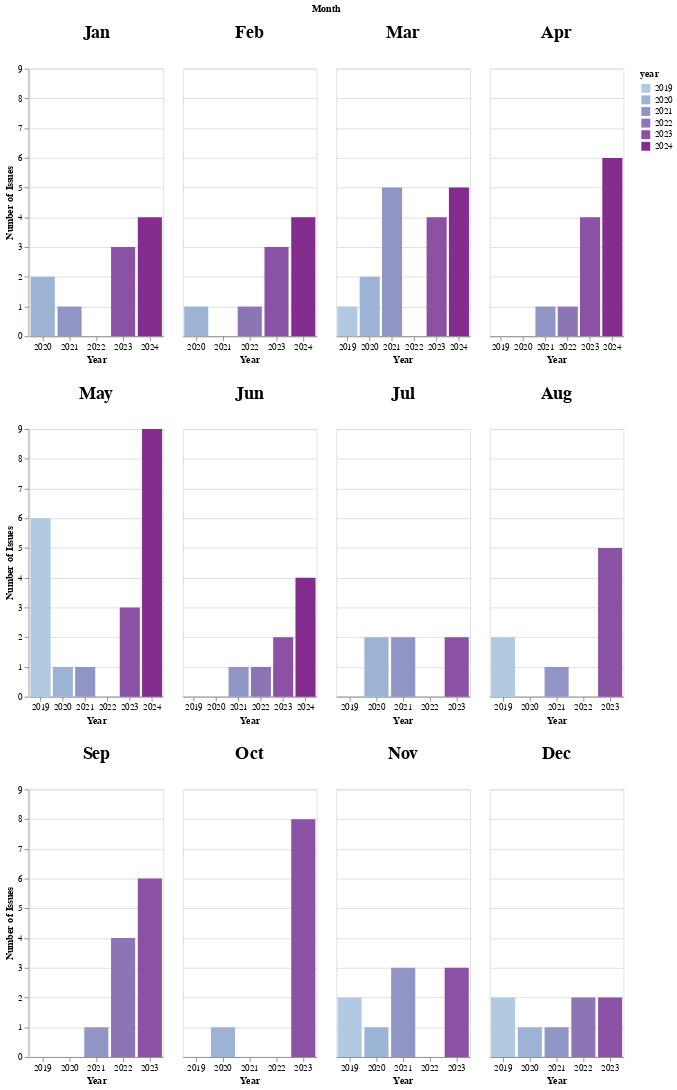

Write notebook code for a chart like this one.
### Markdown cell above
## Monthly Trends

Things seem to slow down in July and then again around the holidays --  November / December.

### Code cell
# Create an Altair bar plot with a grid layout where each facet represents a month
chart = (
    alt.Chart(month_year_counts)
    .mark_bar()
    .encode(
        x=alt.X("year:N", title="Year", axis=alt.Axis(labelAngle=0)),
        y=alt.Y("count:Q", title="Number of Issues"),
        color=alt.Color("year:N", scale=alt.Scale(scheme="bluepurple")),
        tooltip=[
            alt.Tooltip("year:N", title="Year"),
            alt.Tooltip("month:N", title="Month"),
            alt.Tooltip("count:Q", title="Count"),
        ],
    )
    .properties(width=150, height=300, title="Number of Issues Per Month and Year")
    .facet(
        facet=alt.Facet(
            "month:N",
            title="Month",
            sort=[
                "Jan",
                "Feb",
                "Mar",
                "Apr",
                "May",
                "Jun",
                "Jul",
                "Aug",
                "Sep",
                "Oct",
                "Nov",
                "Dec",
            ],
            header=alt.Header(labelAngle=0,labelFontSize=20, labelFontWeight='bold'),
        ),
        columns=4,
    )
    .resolve_scale(x="independent")  # Ensure that each facet has its own x-axis scale
)

chart.show()

### Figure 1 — Vega-Lite specification as saved in the notebook (floating-point values rounded to 4 significant figures)
{"config": {"view": {"continuousWidth": 300, "continuousHeight": 300}}, "data": {"name": "data-1cd01dd512da71ba26ba9bbb419a7281"}, "facet": {"field": "month", "header": {"labelAngle": 0, "labelFontSize": 20, "labelFontWeight": "bold"}, "sort": ["Jan", "Feb", "Mar", "Apr", "May", "Jun", "Jul", "Aug", "Sep", "Oct", "Nov", "Dec"], "title": "Month", "type": "nominal"}, "spec": {"mark": {"type": "bar"}, "encoding": {"color": {"field": "year", "scale": {"scheme": "bluepurple"}, "type": "nominal"}, "tooltip": [{"field": "year", "title": "Year", "type": "nominal"}, {"field": "month", "title": "Month", "type": "nominal"}, {"field": "count", "title": "Count", "type": "quantitative"}], "x": {"axis": {"labelAngle": 0}, "field": "year", "title": "Year", "type": "nominal"}, "y": {"field": "count", "title": "Number of Issues", "type": "quantitative"}}, "height": 300, "title": "Number of Issues Per Month and Year", "width": 150}, "columns": 4, "resolve": {"scale": {"x": "independent"}}, "$schema": "https://vega.github.io/schema/vega-lite/v5.17.0.json", "datasets": {"data-1cd01dd512da71ba26ba9bbb419a7281": [{"count": 1, "year": 2019, "month": "Mar", "month_cat": "Mar"}, {"count": 0, "year": 2019, "month": "Apr", "month_cat": "Apr"}, {"count": 6, "year": 2019, "month": "May", "month_cat": "May"}, {"count": 0, "year": 2019, "month": "Jun", "month_cat": "Jun"}, {"count": 0, "year": 2019, "month": "Jul", "month_cat": "Jul"}, {"count": 2, "year": 2019, "month": "Aug", "month_cat": "Aug"}, {"count": 0, "year": 2019, "month": "Sep", "month_cat": "Sep"}, {"count": 0, "year": 2019, "month": "Oct", "month_cat": "Oct"}, {"count": 2, "year": 2019, "month": "Nov", "month_cat": "Nov"}, {"count": 2, "year": 2019, "month": "Dec", "month_cat": "Dec"}, {"count": 2, "year": 2020, "month": "Jan", "month_cat": "Jan"}, {"count": 1, "year": 2020, "month": "Feb", "month_cat": "Feb"}, {"count": 2, "year": 2020, "month": "Mar", "month_cat": "Mar"}, {"count": 0, "year": 2020, "month": "Apr", "month_cat": "Apr"}, {"count": 1, "year": 2020, "month": "May", "month_cat": "May"}, {"count": 0, "year": 2020, "month": "Jun", "month_cat": "Jun"}, {"count": 2, "year": 2020, "month": "Jul", "month_cat": "Jul"}, {"count": 0, "year": 2020, "month": "Aug", "month_cat": "Aug"}, {"count": 0, "year": 2020, "month": "Sep", "month_cat": "Sep"}, {"count": 1, "year": 2020, "month": "Oct", "month_cat": "Oct"}, {"count": 1, "year": 2020, "month": "Nov", "month_cat": "Nov"}, {"count": 1, "year": 2020, "month": "Dec", "month_cat": "Dec"}, {"count": 1, "year": 2021, "month": "Jan", "month_cat": "Jan"}, {"count": 0, "year": 2021, "month": "Feb", "month_cat": "Feb"}, {"count": 5, "year": 2021, "month": "Mar", "month_cat": "Mar"}, {"count": 1, "year": 2021, "month": "Apr", "month_cat": "Apr"}, {"count": 1, "year": 2021, "month": "May", "month_cat": "May"}, {"count": 1, "year": 2021, "month": "Jun", "month_cat": "Jun"}, {"count": 2, "year": 2021, "month": "Jul", "month_cat": "Jul"}, {"count": 1, "year": 2021, "month": "Aug", "month_cat": "Aug"}, {"count": 1, "year": 2021, "month": "Sep", "month_cat": "Sep"}, {"count": 0, "year": 2021, "month": "Oct", "month_cat": "Oct"}, {"count": 3, "year": 2021, "month": "Nov", "month_cat": "Nov"}, {"count": 1, "year": 2021, "month": "Dec", "month_cat": "Dec"}, {"count": 0, "year": 2022, "month": "Jan", "month_cat": "Jan"}, {"count": 1, "year": 2022, "month": "Feb", "month_cat": "Feb"}, {"count": 0, "year": 2022, "month": "Mar", "month_cat": "Mar"}, {"count": 1, "year": 2022, "month": "Apr", "month_cat": "Apr"}, {"count": 0, "year": 2022, "month": "May", "month_cat": "May"}, {"count": 1, "year": 2022, "month": "Jun", "month_cat": "Jun"}, {"count": 0, "year": 2022, "month": "Jul", "month_cat": "Jul"}, {"count": 0, "year": 2022, "month": "Aug", "month_cat": "Aug"}, {"count": 4, "year": 2022, "month": "Sep", "month_cat": "Sep"}, {"count": 0, "year": 2022, "month": "Oct", "month_cat": "Oct"}, {"count": 0, "year": 2022, "month": "Nov", "month_cat": "Nov"}, {"count": 2, "year": 2022, "month": "Dec", "month_cat": "Dec"}, {"count": 3, "year": 2023, "month": "Jan", "month_cat": "Jan"}, {"count": 3, "year": 2023, "month": "Feb", "month_cat": "Feb"}, {"count": 4, "year": 2023, "month": "Mar", "month_cat": "Mar"}, {"count": 4, "year": 2023, "month": "Apr", "month_cat": "Apr"}, {"count": 3, "year": 2023, "month": "May", "month_cat": "May"}, {"count": 2, "year": 2023, "month": "Jun", "month_cat": "Jun"}, {"count": 2, "year": 2023, "month": "Jul", "month_cat": "Jul"}, {"count": 5, "year": 2023, "month": "Aug", "month_cat": "Aug"}, {"count": 6, "year": 2023, "month": "Sep", "month_cat": "Sep"}, {"count": 8, "year": 2023, "month": "Oct", "month_cat": "Oct"}, {"count": 3, "year": 2023, "month": "Nov", "month_cat": "Nov"}, {"count": 2, "year": 2023, "month": "Dec", "month_cat": "Dec"}, {"count": 4, "year": 2024, "month": "Jan", "month_cat": "Jan"}, {"count": 4, "year": 2024, "month": "Feb", "month_cat": "Feb"}, {"count": 5, "year": 2024, "month": "Mar", "month_cat": "Mar"}, {"count": 6, "year": 2024, "month": "Apr", "month_cat": "Apr"}, {"count": 9, "year": 2024, "month": "May", "month_cat": "May"}, {"count": 4, "year": 2024, "month": "Jun", "month_cat": "Jun"}]}}
